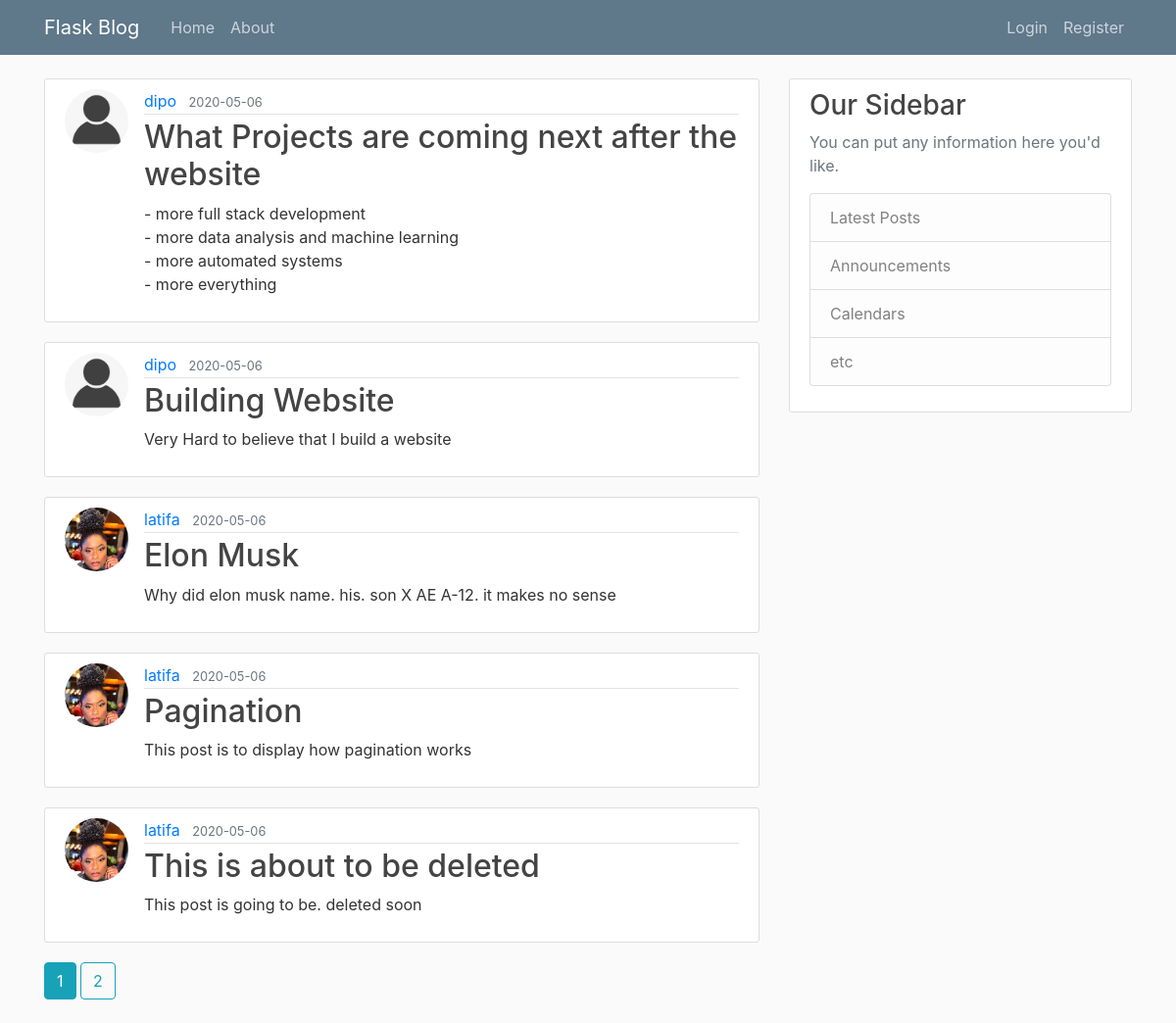
The page /home on the database its author committed.
### FlaskBlog/models.py (models this page shows, shortened)
class Post(db.Model):
    id = db.Column(db.Integer, primary_key = True)
    title = db.Column(db.String(100),nullable = False,)
    time = db.Column(db.DateTime, nullable = False, default = datetime.utcnow)
    content = db.Column(db.Text, nullable = False)
    user_id = db.Column(db.Integer, db.ForeignKey('user.id'), nullable=False)

class User(db.Model,UserMixin):
    id = db.Column(db.Integer, primary_key = True)
    username = db.Column(db.String(20), unique = True, nullable = False)
    email = db.Column(db.String(120), unique = True, nullable = False)
    profile_image = db.Column(db.String(20), nullable = False, default = "default.jpg")
    password = db.Column(db.String(60), nullable = False)
    post = db.relationship('Post', backref = "author", lazy = True)

### FlaskBlog/main/routes.py (the view)
@main.route("/")#routes are different pages on the website
@main.route("/home")
def home():
    page = request.args.get("page",1,type=int)#get the page we  want in the url
    post = Post.query.order_by(Post.time.desc()).paginate(page=page, per_page=5)#get posts from database per page in descending order
    return render_template("home.html", posts = post)

### FlaskBlog/templates/home.html
{% extends "layout.html" %}
{% block content %}
     {%for post in posts.items%}
         <article class="media content-section">
             <img class="rounded-circle article-img" src="{{ url_for('static', filename='profile_pics/' + post.author.profile_image) }}">
             <div class="media-body">
                 <div class="article-metadata">
                     <a class="mr-2" href="{{ url_for('users.user_posts', username=post.author.username) }}">{{ post.author.username }}</a>
                     <small class="text-muted">{{ post.time.strftime("%Y-%m-%d") }}</small>
                 </div>
                 <h2><a class="article-title" href="{{ url_for('posts.post', post_id=post.id) }}">{{ post.title }}</a></h2>
                 <p class="article-content">{{ post.content }}</p>
             </div>
         </article>
     {% endfor %}
     {% for page_num in  posts.iter_pages(left_edge=1, right_edge=1, left_current=1, right_current=2) %}
         {% if page_num != None %}
             {% if posts.page == page_num %}
                 <a class="btn btn-info mb-4" href="{{ url_for('main.home',page=page_num) }}"> {{ page_num }} </a>
             {% else %}
                 <a class="btn btn-outline-info mb-4" href="{{ url_for('main.home',page=page_num) }}"> {{ page_num }} </a>
             {% endif %}
         {% else %}
             ...
         {% endif %}
     {% endfor %}
{% endblock content%}

### FlaskBlog/templates/layout.html (shortened to what this page needs)
<!DOCTYPE html>
<html>
<head>
    <link rel="stylesheet" href="https://stackpath.bootstrapcdn.com/bootstrap/4.4.1/css/bootstrap.min.css">
    <link rel="stylesheet" type="text/css" href="{{ url_for ('static', filename='main.css')}}">
</head>
<body>
    <header class="site-header">
        <nav class="navbar navbar-expand-md navbar-dark bg-steel fixed-top">
            <div class="container">
                <a class="navbar-brand mr-4" href="/">Flask Blog</a>
                <div class="collapse navbar-collapse" id="navbarToggle">
                    <div class="navbar-nav mr-auto">
                        <a class="nav-item nav-link" href="{{ url_for('main.home') }}">Home</a>
                        <a class="nav-item nav-link" href="{{ url_for('main.about') }}">About</a>
                    </div>
                    <div class="navbar-nav">
                        {% if current_user.is_authenticated%}
                            <a class="nav-item nav-link" href="{{ url_for('posts.new_post')}}">New Post</a>
                            <a class="nav-item nav-link" href="{{ url_for('users.logout') }}">Logout</a>
                            <a class="nav-item nav-link" href="{{ url_for('users.account')}}">Account</a>
                        {% else %}
                            <a class="nav-item nav-link" href="{{ url_for('users.login') }}">Login</a>
                            <a class="nav-item nav-link" href="{{ url_for('users.register') }}">Register</a>
                        {% endif %}
                        </div>
                </div>
            </div>
        </nav>
    </header>
    <main role="main" class="container">
        <div class="row">
            <div class="col-md-8">
                {% block content %}
                {% endblock %}
            </div>
            <div class="col-md-4">
                <div class="content-section">
                    <h3>Our Sidebar</h3>
                    <p class='text-muted'>You can put any information here you'd like.
                        <ul class="list-group">
                            <li class="list-group-item list-group-item-light">Latest Posts</li>
                            <li class="list-group-item list-group-item-light">Announcements</li>
                            <li class="list-group-item list-group-item-light">Calendars</li>
                            <li class="list-group-item list-group-item-light">etc</li>
                        </ul>
                    </p>
                </div>
            </div>
        </div>
    </main>
</body>
</html>

### FlaskBlog/static/main.css (style rules this page uses)
body { background: #fafafa; color: #333333; margin-top: 5rem; }
h1, h2, h3, h4, h5, h6 { color: #444444; }
.bg-steel { background-color: #5f788a; }
.site-header .navbar-nav .nav-link { color: #cbd5db; }
.content-section { background: #ffffff; padding: 10px 20px; border: 1px solid #dddddd; border-radius: 3px; margin-bottom: 20px; }
.article-title { color: #444444; }
.article-content { white-space: pre-line; }
.article-img { height: 65px; width: 65px; margin-right: 16px; }
.article-metadata { padding-bottom: 1px; margin-bottom: 4px; border-bottom: 1px solid #e3e3e3 }

### rows shown on the page
Post: profile_image (placeholder picture), author.username "dipo", time "2020-05-06", title "What Projects are coming next after the website", content "- more full stack development - more data analysis and machine learning - more automated systems - more everything"
Post: profile_image (placeholder picture), author.username "dipo", time "2020-05-06", title "Building Website", content "Very Hard to believe that I build a website"
Post: profile_image (picture), author.username "latifa", time "2020-05-06", title "Elon Musk", content "Why did elon musk name. his. son X AE A-12. it makes no sense"
Post: profile_image (picture), author.username "latifa", time "2020-05-06", title "Pagination", content "This post is to display how pagination works"
Post: profile_image (picture), author.username "latifa", time "2020-05-06", title "This is about to be deleted", content "This post is going to be. deleted soon"

### other values the page prints
{{ page_num }} "1"
{{ page_num }} "2"
